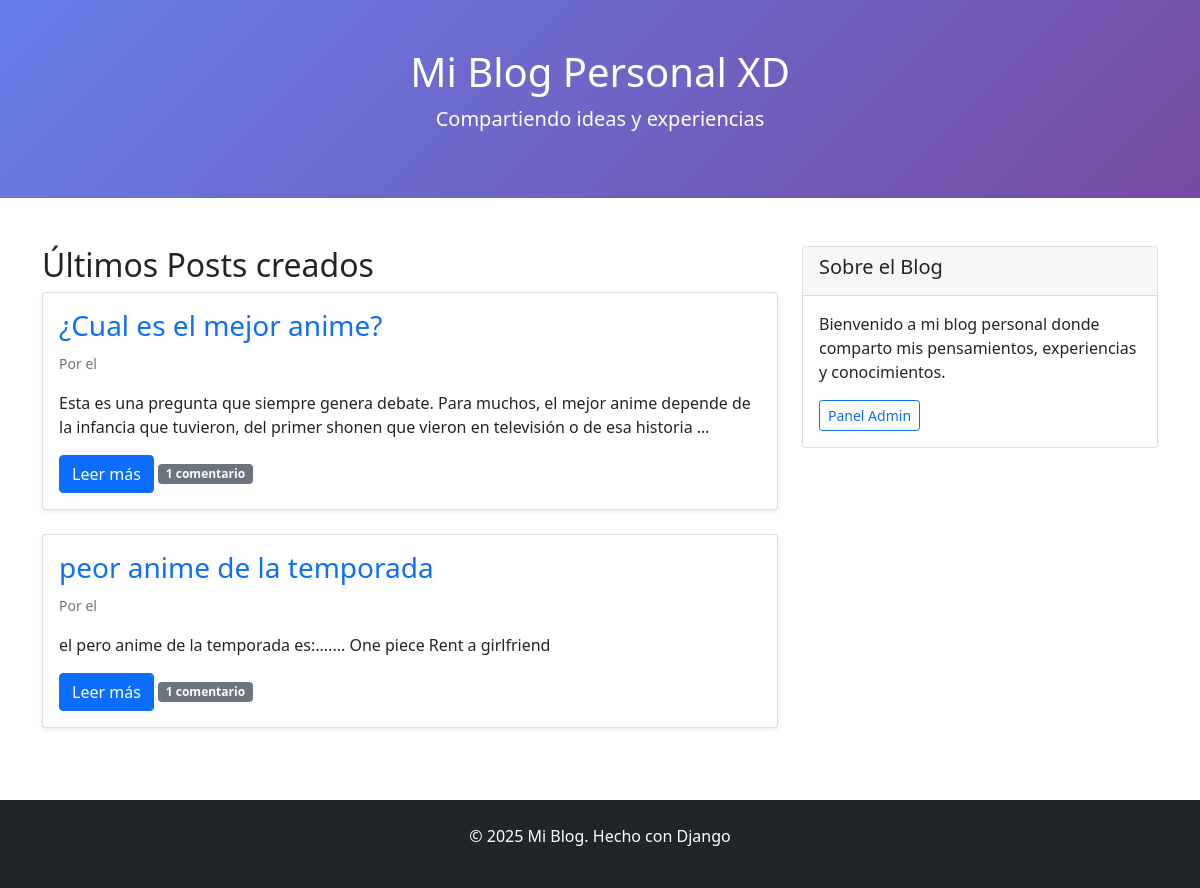
The page / on the database its author committed.
### blog/models.py (models this page shows, shortened)
class Post(models.Model):
    title = models.CharField(max_length=200, verbose_name='Título')
    slug = models.SlugField(max_length=200, unique=True)
    author = models.ForeignKey(User, on_delete=models.CASCADE, verbose_name='Autor')
    content = models.TextField(verbose_name='Contenido')
    created_date = models.DateTimeField(default=timezone.now, verbose_name='Fecha de creación')
    published_date = models.DateTimeField(blank=True, null=True, verbose_name='Fecha de publicación')
    published = models.BooleanField(default=False, verbose_name='Publicado')
    class Meta:
        ordering = ['-created_date']
        verbose_name = 'Post'
        verbose_name_plural = 'Posts'
    def get_absolute_url(self):
        return reverse('blog:post_detail', kwargs={'slug': self.slug})

### blog/views.py (the view)
# urls.py: path('', views.post_list, name='post_list'),
def post_list(request):
    posts = Post.objects.filter(published=True).order_by('-published_date')
    paginator = Paginator(posts, 5)  # 5 posts por página
    page_number = request.GET.get('page')
    page_obj = paginator.get_page(page_number)
    return render(request, 'blog/post_list.html', {'page_obj': page_obj})

### blog/templates/blog/post_list.html (shortened to what this page needs)
{% extends 'base.html' %}
{% block content %}
<div class="row">
    <div class="col-md-8">
        <h2>Últimos Posts creados</h2>
        {% for post in page_obj %}
            <div class="card post-card mb-4 shadow-sm">
                <div class="card-body">
                    <h3 class="card-title">
                        <a href="{{ post.get_absolute_url }}" class="text-decoration-none">
                            {{ post.title }}
                        </a>
                    </h3>
                    <p class="card-text text-muted">
                        <small>
                            Por <strong>{{ post.author.first_name }} {{ post.author.last_name }}</strong>
                            el {{ post.published_date|date:"d M Y" }}
                        </small>
                    </p>
                    <p class="card-text">
                        {{ post.content|truncatewords:30 }}
                    </p>
                    <a href="{{ post.get_absolute_url }}" class="btn btn-primary">
                        Leer más
                    </a>
                    <span class="badge bg-secondary">
                        {{ post.comments.count }} comentario{{ post.comments.count|pluralize }}
                    </span>
                </div>
            </div>
        {% empty %}
            <div class="alert alert-info">
                <h4>No hay posts publicados</h4>
                <p>¡Vuelve pronto para ver nuevos contenidos!</p>
            </div>
        {% endfor %}
    </div>
    <div class="col-md-4">
        <div class="card">
            <div class="card-header">
                <h5>Sobre el Blog</h5>
            </div>
            <div class="card-body">
                <p>Bienvenido a mi blog personal donde comparto mis pensamientos, experiencias y conocimientos.</p>
                <a href="/admin/" class="btn btn-outline-primary btn-sm">Panel Admin</a>
            </div>
        </div>
    </div>
</div>
{% endblock %}

### blog/templates/base.html (shortened to what this page needs)
<!DOCTYPE html>
<html lang="es">
<head>
    <link href="https://cdn.jsdelivr.net/npm/bootstrap@5.1.3/dist/css/bootstrap.min.css" rel="stylesheet">
</head>
<body>
    <header class="blog-header py-5 text-white text-center">
        <div class="container">
            <h1><a href="{% url 'blog:post_list' %}" class="text-white text-decoration-none">Mi Blog Personal XD</a></h1>
            <p class="lead">Compartiendo ideas y experiencias</p>
        </div>
    </header>
    <main class="container my-5">
        {% block content %}
        {% endblock %}
    </main>
    <footer class="bg-dark text-white text-center py-4 mt-5">
        <p>&copy; 2025 Mi Blog. Hecho con Django</p>
    </footer>
</body>
</html>

### blog/templates/base.html (style rules this page uses)
.blog-header { background: linear-gradient(135deg, #667eea 0%, #764ba2 100%); }
.post-card { transition: transform 0.2s; }

### rows shown on the page
Post: title "¿Cual es el mejor anime?", content "Esta es una pregunta que siempre genera debate. Para muchos, el mejor anime depende de la infancia que tuvieron, del primer shonen que vieron en televisión o de esa historia …", comments.count "1"
Post: title "peor anime de la temporada", content "el pero anime de la temporada es:....... One piece Rent a girlfriend", comments.count "1"
